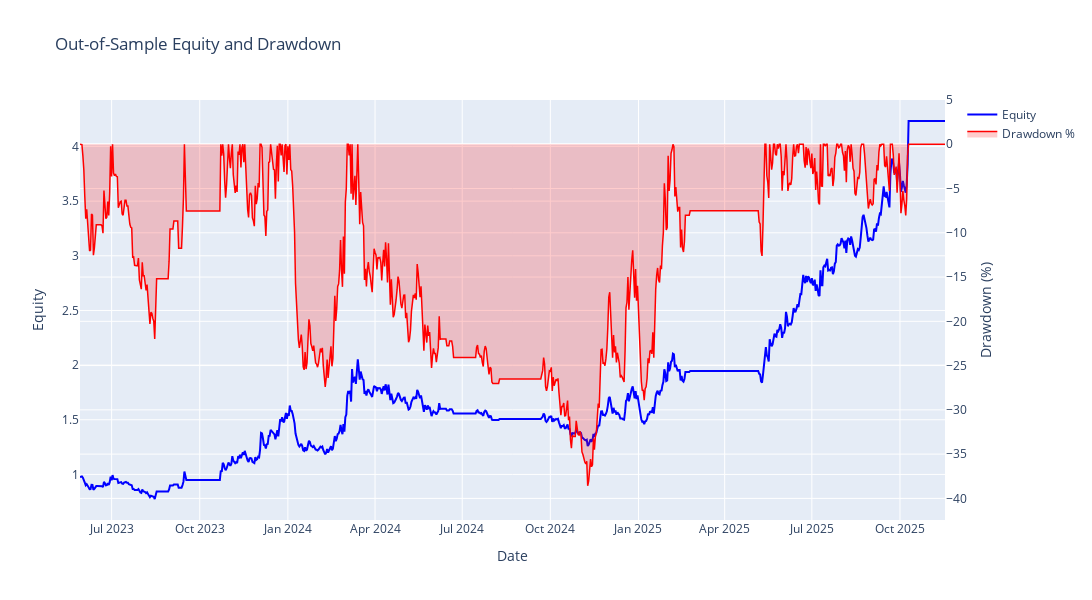

The code cell stored with this chart in its notebook:
### Code cell
# Visualization: Drawdown Analysis

running_max = combined_equity_series.expanding().max()
drawdown_series = (combined_equity_series - running_max) / running_max * 100

fig = go.Figure()

# Equity curve
fig.add_trace(go.Scatter(
    x=combined_equity_series.index,
    y=combined_equity_series.values,
    mode='lines',
    name='Equity',
    line=dict(color='blue', width=2),
    yaxis='y1'
))

# Drawdown
fig.add_trace(go.Scatter(
    x=drawdown_series.index,
    y=drawdown_series.values,
    mode='lines',
    name='Drawdown %',
    line=dict(color='red', width=1.5),
    fill='tozeroy',
    fillcolor='rgba(255,0,0,0.2)',
    yaxis='y2'
))

fig.update_layout(
    title='Out-of-Sample Equity and Drawdown',
    xaxis_title='Date',
    yaxis=dict(title='Equity', side='left'),
    yaxis2=dict(title='Drawdown (%)', overlaying='y', side='right', range=[drawdown_series.min()*1.1, 5]),
    hovermode='x unified',
    width=1200,
    height=600
)

fig.show()


# Additional Analysis: Parameter stability
print("\n" + "="*80)
print("PARAMETER SELECTION STATISTICS")
print("="*80)
print("\nSimple Momentum Window Selection:")
print(wf_summary['best_simple_window'].value_counts().sort_index())
print(f"\nMost common: {wf_summary['best_simple_window'].mode()[0]} days ({wf_summary['best_simple_window'].value_counts().max()} times)")

print("\nVolatility Window Selection:")
print(wf_summary['best_vol_window'].value_counts().sort_index())
print(f"\nMost common: {wf_summary['best_vol_window'].mode()[0]} days ({wf_summary['best_vol_window'].value_counts().max()} times)")

print("\nVolume Percentile Selection:")
print(wf_summary['best_volume_percentile'].value_counts().sort_index())

print("\nMomentum Percentile Selection:")
print(wf_summary['best_momentum_percentile'].value_counts().sort_index())

# Export results
results_output_path = f'/Users/chinjieheng/Documents/research/mom_research/walkforward_results_{score_mode}.csv'
wf_summary.to_csv(results_output_path, index=False)
print(f"\nResults exported to: {results_output_path}")

positions_output_path = f'/Users/chinjieheng/Documents/research/mom_research/walkforward_positions_{score_mode}.csv'
if 'all_oos_positions' in locals() and not all_oos_positions.empty:
    all_oos_positions = all_oos_positions.sort_values('date')
    all_oos_positions.to_csv(positions_output_path, index=False)
    print(f"Positions exported to: {positions_output_path}")
else:
    print("Positions export skipped: no position logs captured.")

### Figure 1 — Plotly figure (JSON) as saved in the notebook; plotly's stock layout.template omitted (floating-point values rounded to 4 significant figures; data arrays with more than 128 entries replaced by an {"elided": "..."} marker saying what was removed)
{"data": [{"line": {"color": "blue", "width": 2}, "mode": "lines", "name": "Equity", "type": "scatter", "x": {"elided": "904 str values"}, "y": {"elided": "904 float values"}, "yaxis": "y"}, {"fill": "tozeroy", "fillcolor": "rgba(255,0,0,0.2)", "line": {"color": "red", "width": 1.5}, "mode": "lines", "name": "Drawdown %", "type": "scatter", "x": {"elided": "904 str values"}, "y": {"elided": "904 float values"}, "yaxis": "y2"}], "layout": {"height": 600, "hovermode": "x unified", "title": {"text": "Out-of-Sample Equity and Drawdown"}, "width": 1200, "xaxis": {"title": {"text": "Date"}}, "yaxis": {"side": "left", "title": {"text": "Equity"}}, "yaxis2": {"overlaying": "y", "range": [-42.44, 5], "side": "right", "title": {"text": "Drawdown (%)"}}}}
